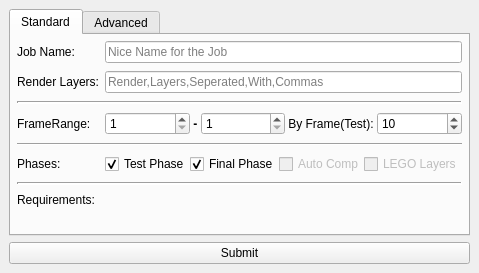
<?xml version="1.0" encoding="UTF-8"?>
<ui version="4.0">
 <class>MainWindow</class>
 <widget class="QMainWindow" name="MainWindow">
  <property name="geometry">
   <rect>
    <x>0</x>
    <y>0</y>
    <width>448</width>
    <height>273</height>
   </rect>
  </property>
  <property name="sizePolicy">
   <sizepolicy hsizetype="Fixed" vsizetype="Fixed">
    <horstretch>0</horstretch>
    <verstretch>0</verstretch>
   </sizepolicy>
  </property>
  <property name="windowTitle">
   <string>Submitter Main</string>
  </property>
  <widget class="QWidget" name="centralwidget">
   <property name="sizePolicy">
    <sizepolicy hsizetype="Minimum" vsizetype="Minimum">
     <horstretch>0</horstretch>
     <verstretch>0</verstretch>
    </sizepolicy>
   </property>
   <layout class="QVBoxLayout" name="verticalLayout">
    <item>
     <widget class="QTabWidget" name="tabWidget">
      <property name="currentIndex">
       <number>0</number>
      </property>
      <widget class="QWidget" name="tab">
       <property name="sizePolicy">
        <sizepolicy hsizetype="Expanding" vsizetype="Expanding">
         <horstretch>0</horstretch>
         <verstretch>0</verstretch>
        </sizepolicy>
       </property>
       <attribute name="title">
        <string>Standard</string>
       </attribute>
       <layout class="QFormLayout" name="formLayout">
        <property name="fieldGrowthPolicy">
         <enum>QFormLayout::AllNonFixedFieldsGrow</enum>
        </property>
        <property name="horizontalSpacing">
         <number>6</number>
        </property>
        <property name="verticalSpacing">
         <number>8</number>
        </property>
        <property name="margin">
         <number>6</number>
        </property>
        <item row="0" column="0">
         <widget class="QLabel" name="niceNameLabel">
          <property name="text">
           <string>Job Name:</string>
          </property>
          <property name="buddy">
           <cstring>niceNameLineEdit</cstring>
          </property>
         </widget>
        </item>
        <item row="0" column="1">
         <widget class="QLineEdit" name="niceNameLineEdit">
          <property name="text">
           <string/>
          </property>
          <property name="placeholderText">
           <string>Nice Name for the Job</string>
          </property>
         </widget>
        </item>
        <item row="1" column="0">
         <widget class="QLabel" name="renderLayersLabel">
          <property name="text">
           <string>Render Layers:</string>
          </property>
          <property name="buddy">
           <cstring>renderLayersLineEdit</cstring>
          </property>
         </widget>
        </item>
        <item row="1" column="1">
         <widget class="QLineEdit" name="renderLayersLineEdit">
          <property name="placeholderText">
           <string>Render,Layers,Seperated,With,Commas</string>
          </property>
         </widget>
        </item>
        <item row="2" column="0" colspan="2">
         <widget class="Line" name="line_2">
          <property name="lineWidth">
           <number>2</number>
          </property>
          <property name="orientation">
           <enum>Qt::Horizontal</enum>
          </property>
         </widget>
        </item>
        <item row="3" column="0">
         <widget class="QLabel" name="startFrameLabel">
          <property name="text">
           <string>FrameRange:</string>
          </property>
          <property name="buddy">
           <cstring>startSpinBox</cstring>
          </property>
         </widget>
        </item>
        <item row="3" column="1">
         <layout class="QGridLayout" name="gridLayout" columnstretch="1,0,0,0,0">
          <item row="0" column="3">
           <widget class="QLabel" name="label">
            <property name="text">
             <string> By Frame(Test): </string>
            </property>
           </widget>
          </item>
          <item row="0" column="0">
           <widget class="QSpinBox" name="startSpinBox">
            <property name="sizePolicy">
             <sizepolicy hsizetype="Minimum" vsizetype="Fixed">
              <horstretch>1</horstretch>
              <verstretch>0</verstretch>
             </sizepolicy>
            </property>
            <property name="accelerated">
             <bool>true</bool>
            </property>
            <property name="minimum">
             <number>1</number>
            </property>
            <property name="maximum">
             <number>99999</number>
            </property>
           </widget>
          </item>
          <item row="0" column="2">
           <widget class="QSpinBox" name="endSpinBox">
            <property name="sizePolicy">
             <sizepolicy hsizetype="Minimum" vsizetype="Fixed">
              <horstretch>1</horstretch>
              <verstretch>0</verstretch>
             </sizepolicy>
            </property>
            <property name="accelerated">
             <bool>true</bool>
            </property>
            <property name="minimum">
             <number>1</number>
            </property>
            <property name="maximum">
             <number>99999</number>
            </property>
           </widget>
          </item>
          <item row="0" column="4">
           <widget class="QSpinBox" name="testFramesSpinBox">
            <property name="sizePolicy">
             <sizepolicy hsizetype="Minimum" vsizetype="Fixed">
              <horstretch>1</horstretch>
              <verstretch>0</verstretch>
             </sizepolicy>
            </property>
            <property name="accelerated">
             <bool>true</bool>
            </property>
            <property name="minimum">
             <number>1</number>
            </property>
            <property name="maximum">
             <number>999</number>
            </property>
            <property name="value">
             <number>10</number>
            </property>
           </widget>
          </item>
          <item row="0" column="1">
           <widget class="QLabel" name="sepLabel">
            <property name="sizePolicy">
             <sizepolicy hsizetype="Minimum" vsizetype="Preferred">
              <horstretch>0</horstretch>
              <verstretch>0</verstretch>
             </sizepolicy>
            </property>
            <property name="font">
             <font>
              <weight>75</weight>
              <bold>true</bold>
             </font>
            </property>
            <property name="text">
             <string> - </string>
            </property>
            <property name="scaledContents">
             <bool>false</bool>
            </property>
            <property name="wordWrap">
             <bool>false</bool>
            </property>
           </widget>
          </item>
         </layout>
        </item>
        <item row="4" column="0" colspan="2">
         <widget class="Line" name="line_6">
          <property name="orientation">
           <enum>Qt::Horizontal</enum>
          </property>
         </widget>
        </item>
        <item row="5" column="0">
         <widget class="QLabel" name="phasesLabel">
          <property name="text">
           <string>Phases:</string>
          </property>
          <property name="buddy">
           <cstring>testCheckBox</cstring>
          </property>
         </widget>
        </item>
        <item row="5" column="1">
         <layout class="QHBoxLayout" name="phaseLayout">
          <item>
           <widget class="QCheckBox" name="testCheckBox">
            <property name="text">
             <string>Test Phase</string>
            </property>
            <property name="checked">
             <bool>true</bool>
            </property>
           </widget>
          </item>
          <item>
           <widget class="QCheckBox" name="finalCheckBox">
            <property name="text">
             <string>Final Phase</string>
            </property>
            <property name="checked">
             <bool>true</bool>
            </property>
           </widget>
          </item>
          <item>
           <widget class="QCheckBox" name="autocompCheckBox">
            <property name="enabled">
             <bool>false</bool>
            </property>
            <property name="text">
             <string>Auto Comp</string>
            </property>
           </widget>
          </item>
          <item>
           <widget class="QCheckBox" name="legoLayersCheckBox">
            <property name="enabled">
             <bool>false</bool>
            </property>
            <property name="text">
             <string>LEGO Layers</string>
            </property>
           </widget>
          </item>
         </layout>
        </item>
        <item row="6" column="0" colspan="2">
         <widget class="Line" name="line_3">
          <property name="lineWidth">
           <number>2</number>
          </property>
          <property name="orientation">
           <enum>Qt::Horizontal</enum>
          </property>
         </widget>
        </item>
        <item row="7" column="0">
         <widget class="QLabel" name="requirementsLabel">
          <property name="text">
           <string>Requirements:</string>
          </property>
         </widget>
        </item>
        <item row="7" column="1">
         <layout class="QGridLayout" name="reqsGrid"/>
        </item>
       </layout>
      </widget>
      <widget class="QWidget" name="tab_2">
       <attribute name="title">
        <string>Advanced</string>
       </attribute>
       <layout class="QFormLayout" name="formLayout_3">
        <property name="fieldGrowthPolicy">
         <enum>QFormLayout::AllNonFixedFieldsGrow</enum>
        </property>
        <property name="horizontalSpacing">
         <number>6</number>
        </property>
        <property name="verticalSpacing">
         <number>6</number>
        </property>
        <property name="margin">
         <number>6</number>
        </property>
        <item row="0" column="0">
         <widget class="QLabel" name="sceneLabel">
          <property name="text">
           <string>Scene:</string>
          </property>
         </widget>
        </item>
        <item row="0" column="1">
         <layout class="QGridLayout" name="sceneLayout">
          <item row="0" column="1">
           <widget class="QPushButton" name="sceneButton">
            <property name="text">
             <string>Browse</string>
            </property>
           </widget>
          </item>
          <item row="0" column="0">
           <widget class="QLineEdit" name="sceneLineEdit">
            <property name="placeholderText">
             <string>Scene File</string>
            </property>
           </widget>
          </item>
         </layout>
        </item>
        <item row="2" column="0">
         <widget class="QLabel" name="projLabel">
          <property name="text">
           <string>Maya Proj:</string>
          </property>
         </widget>
        </item>
        <item row="2" column="1">
         <layout class="QGridLayout" name="mayaProjLayout">
          <item row="0" column="1">
           <widget class="QPushButton" name="projButton">
            <property name="text">
             <string>Browse</string>
            </property>
           </widget>
          </item>
          <item row="0" column="0">
           <widget class="QLineEdit" name="projLineEdit">
            <property name="readOnly">
             <bool>true</bool>
            </property>
            <property name="placeholderText">
             <string>Project Directory</string>
            </property>
           </widget>
          </item>
         </layout>
        </item>
        <item row="6" column="0">
         <widget class="QLabel" name="priorityLabel">
          <property name="text">
           <string>Priority:</string>
          </property>
          <property name="buddy">
           <cstring>prioritySpinBox</cstring>
          </property>
         </widget>
        </item>
        <item row="6" column="1">
         <widget class="QSpinBox" name="prioritySpinBox">
          <property name="minimum">
           <number>-100</number>
          </property>
          <property name="maximum">
           <number>99999</number>
          </property>
          <property name="value">
           <number>50</number>
          </property>
         </widget>
        </item>
        <item row="7" column="0">
         <widget class="QLabel" name="executableLabel">
          <property name="text">
           <string>Executable:</string>
          </property>
         </widget>
        </item>
        <item row="7" column="1">
         <widget class="QComboBox" name="executableComboBox"/>
        </item>
        <item row="8" column="0">
         <widget class="QLabel" name="cmdLabel">
          <property name="text">
           <string>CMD:</string>
          </property>
         </widget>
        </item>
        <item row="8" column="1">
         <widget class="QLineEdit" name="cmdLineEdit">
          <property name="text">
           <string/>
          </property>
          <property name="placeholderText">
           <string>Anything entered here will be included in the CMD</string>
          </property>
         </widget>
        </item>
        <item row="9" column="0">
         <widget class="QLabel" name="testNodesLabel">
          <property name="text">
           <string>Test Nodes:</string>
          </property>
         </widget>
        </item>
        <item row="9" column="1">
         <widget class="QSpinBox" name="testNodesSpinBox">
          <property name="enabled">
           <bool>true</bool>
          </property>
          <property name="value">
           <number>1</number>
          </property>
         </widget>
        </item>
        <item row="5" column="0" colspan="2">
         <widget class="Line" name="line">
          <property name="orientation">
           <enum>Qt::Horizontal</enum>
          </property>
         </widget>
        </item>
       </layout>
      </widget>
     </widget>
    </item>
    <item>
     <widget class="QPushButton" name="submitButton">
      <property name="sizePolicy">
       <sizepolicy hsizetype="Minimum" vsizetype="Minimum">
        <horstretch>0</horstretch>
        <verstretch>0</verstretch>
       </sizepolicy>
      </property>
      <property name="text">
       <string>Submit</string>
      </property>
     </widget>
    </item>
   </layout>
  </widget>
 </widget>
 <resources/>
 <connections/>
</ui>
